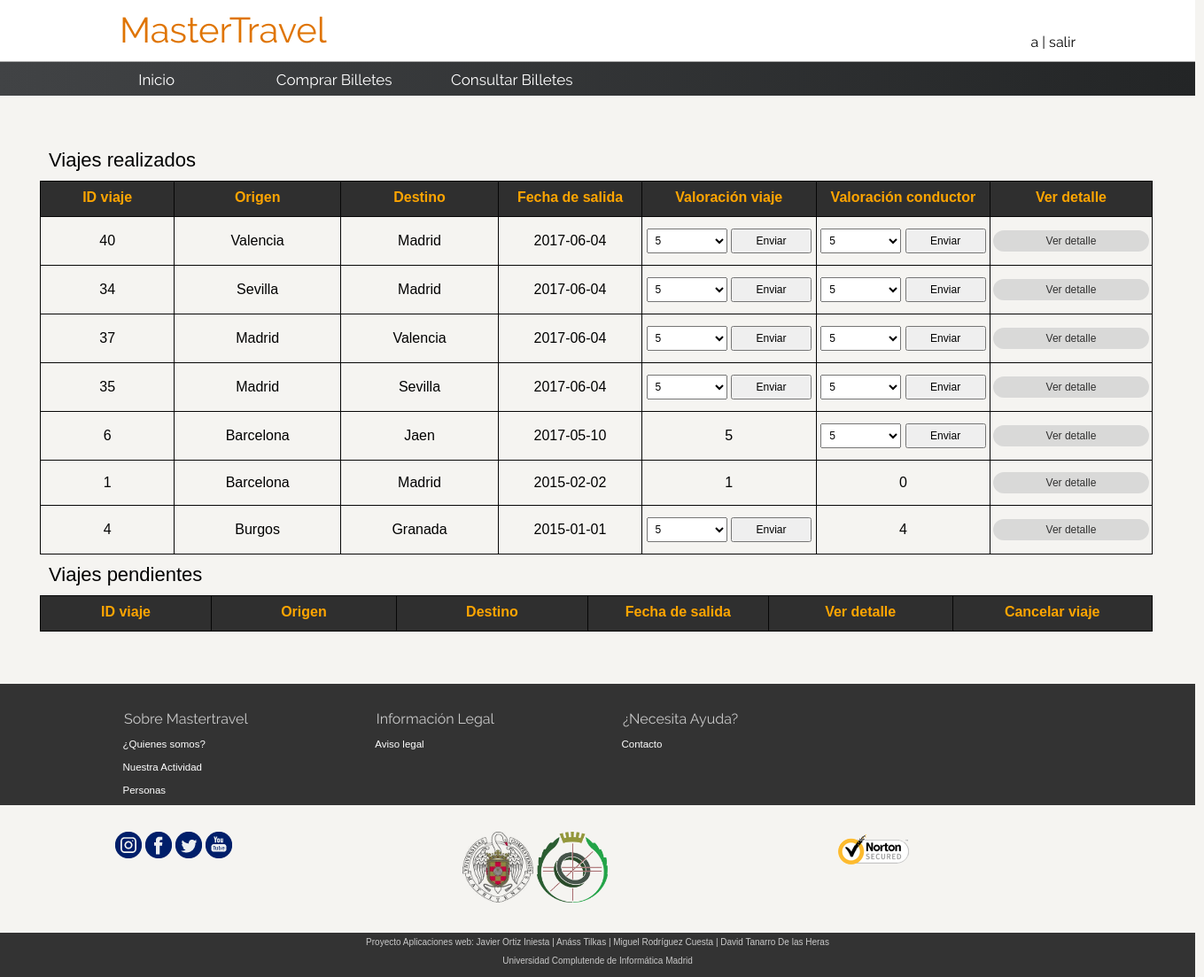
Page /consultarBillete.php (signed in) on the committed database.
### tables this page shows
CREATE TABLE `billete` (
  `idViaje` int(11) NOT NULL,
  `asiento` int(11) NOT NULL,
  `idPasajero` varchar(30) NOT NULL,
  `suplementos` varchar(30) NOT NULL DEFAULT 'Ninguno'
);

CREATE TABLE `viaje` (
  `idViaje` int(11) NOT NULL,
  `origen` varchar(30) NOT NULL,
  `destino` varchar(30) NOT NULL,
  `fechaSalida` date NOT NULL,
  `horaSalida` time NOT NULL,
  `numBus` int(11) NOT NULL DEFAULT '1',
  `idConductor` int(11) NOT NULL,
  `fechaFinalizacion` date DEFAULT NULL,
  `frecuencia` int(11) DEFAULT NULL
);

CREATE TABLE `valoraciones` (
  `idConductor` int(11) NOT NULL,
  `idViaje` int(11) NOT NULL,
  `idUsuario` varchar(30) NOT NULL,
  `valorarConductor` double DEFAULT NULL,
  `valorarViaje` double DEFAULT NULL
);

### logica/bbdd_conexion.php (called while the page is built, shortened)
<?php
 Class Conexion {
	public static function interacion_bbdd($consulta){
		if (!isset($conexion)) {
			$conexion = mysqli_connect("localhost", "root", "", "mastertravel");
		}
		if (mysqli_connect_errno()) {
			echo "Error de conexión a la BD: ".mysqli_connect_error();
			exit();
		}
		else{
			mysqli_query($conexion, "SET NAMES 'utf8'");
		 	$resultado = mysqli_query($conexion, $consulta);
		}
		return $resultado;
	}
}
?>

### logica/usuario.php (called while the page is built, shortened)
  <?php
  require_once ('bbdd_conexion.php');
  class Usuario
  {
  public static function extraerDniUsuario($usuario) {
        $consulta = "SELECT dni FROM usuarios WHERE usuario = '$usuario'" ;
        $resultado = Conexion::interacion_bbdd($consulta);
        $arraydni = $resultado->fetch_array(MYSQLI_BOTH);
        $dni = $arraydni['dni'];
        return $dni;
  }
}
?>

### logica/viaje.php (called while the page is built, shortened)
  <?php
  require_once ('bbdd_conexion.php');
    function extraerViajesRealizadosUsuario($dni) {
          $hoy = date("Y-m-d");
          $hora = date("H:i:s");
          $sql = "SELECT * FROM billete b, viaje vi
                  WHERE b.idViaje = vi.idViaje
                        and b.idPasajero = '$dni'
                        and ( (vi.fechaSalida < '$hoy') or (vi.fechaSalida = '$hoy' and vi.horaSalida < '$hora') )
                  ORDER BY vi.fechaSalida DESC" ;
         $resultado = Conexion::interacion_bbdd($sql);
         $n=  mysqli_num_rows($resultado);
          $datos = array();
          for ($i=0; $i <$n; $i++) {
              $datos[$i] = $resultado->fetch_array(MYSQLI_BOTH);
          }
          return $datos;
    }
?>

### logica/valoracion.php (called while the page is built, shortened)
  <?php
  class Valoracion
  {
    function __construct($idConductor, $idViaje, $idUsuario){
        $consulta =  "SELECT * FROM valoraciones WHERE idConductor = '$idConductor' and idViaje = '$idViaje' and idUsuario = '$idUsuario'";
        $resultado = Conexion::interacion_bbdd($consulta);
        while($datos = $resultado->fetch_array(MYSQLI_BOTH)){
            $this->valorarConductor = $datos['valorarConductor'];
            $this->valorarViaje     = $datos['valorarViaje'];
          }
    }
    public static function existeValoracionViaje($idViaje, $idConductor, $idUsuario) {
        $consultavaloracion = "SELECT * FROM valoraciones
                                WHERE idViaje = '$idViaje'
                                  and idConductor = '$idConductor'
                                  and idUsuario = '$idUsuario'" ;
        $valoraciones = Conexion::interacion_bbdd($consultavaloracion);
        $detallesValoracion = $valoraciones->fetch_array(MYSQLI_BOTH);
        $estaViajeValorado = $detallesValoracion['valorarViaje'];
        if ( (mysqli_num_rows($valoraciones) <= 0) || ($estaViajeValorado == NULL) )
            return false;
        else
            return true;
    }
    public static function existeValoracionConductor($idViaje, $idConductor, $idUsuario) {
        $consultavaloracion = "SELECT * FROM valoraciones
                                WHERE idViaje = '$idViaje'
                                  and idConductor = '$idConductor'
                                  and idUsuario = '$idUsuario'" ;
        $valoraciones = Conexion::interacion_bbdd($consultavaloracion);
        $detallesValoracion = $valoraciones->fetch_array(MYSQLI_BOTH);
        $estaConductorValorado = $detallesValoracion['valorarConductor'];
        if ( (mysqli_num_rows($valoraciones) <= 0) || ($estaConductorValorado == NULL) )
            return false;
        else
            return true;
    }
}
?>

### consultarBillete.php (the view, shortened to what this page needs)
<!DOCTYPE html>
<html lang="es">
<head>
	<link rel="stylesheet" type="text/css" href="style.css">
</head>
<body>
	<?php
		require_once 'logica/usuario.php';
		require_once 'logica/viaje.php';
		require_once 'logica/valoracion.php';
		include('mostrar_cabecera.php');
		include('mostrar_toolbar.php');
		if (!isset($_SESSION["login"]) ) {
	?>
		<div class="informacion_contenedor_gestion2">
				<div class="contenedor_formulario">
					<form name="formulario" id="formularioReg" class="form_register" action="billeteConsultado.php" method="post" onsubmit="return validarFormConsultar(this);" enctype="multipart/form-data">
						<h2 class="form_titulo">Consulte su billete</h2>
						<div class="contenedor-inputs">
							<cite id="error"></cite>
							<input name="dni" placeholder="Dni *" class="input_100x20">
					    	<input name="localizador" placeholder="Localizador *" class="input_100x20">
							<input type="submit" name="cmdNuevo" value="Consulte su billete" class="input_100x20" onclick="enviarFormulario('formularioReg');"/>
						</div>
					</form>
				</div>
			</div>
	<?php
		}
		else {
	?>
			<div class="informacion_contenedor_gestion">
				<table>
					<caption>Viajes realizados</caption>
					<tr>
					   <th>ID viaje</th>
					   <th>Origen</th>
					   <th>Destino</th>
					   <th>Fecha de salida</th>
					   <th>Valoración viaje</th>
					   <th>Valoración conductor</th>
					   <th>Ver detalle</th>
					</tr>
					<?php
						$dni = Usuario::extraerDniUsuario($_SESSION["nombre"]);
						$listaViajesRealizados = extraerViajesRealizadosUsuario($dni);
						for($i=0; $i<sizeof($listaViajesRealizados); $i++) {
						      $idViaje = $listaViajesRealizados[$i]['idViaje'];
						      $idPasajero = $listaViajesRealizados[$i]['idPasajero'];
						      $idConductor = $listaViajesRealizados[$i]['idConductor'];
					?>
							<tr>
								<td><?php echo $listaViajesRealizados[$i]['idViaje']	;?></td>
								<td><?php echo $listaViajesRealizados[$i]['origen']		;?></td>
								<td><?php echo $listaViajesRealizados[$i]['destino']	;?></td>
								<td><?php echo $listaViajesRealizados[$i]['fechaSalida'];?></td>
							<?php
								if ( Valoracion::existeValoracionViaje($idViaje, $idConductor, $idPasajero) ) {
							?>
									<td>
										<?php
						      				$valoracionV = new Valoracion($idConductor, $idViaje, $idPasajero);
											echo $valoracionV->valorarViaje;
										?>
									</td>
							<?php
								}
								else {
							?>
									<td>
										<div class="formu_valorar">
											<form name="formu_valorar" action="logica/registrado_valorar_viaje.php" method="post">
												<select name="calificacion" class="input_48x20">
													<option value="5" SELECTED>5</option>
												</select>
												<input type="submit" class="input_48x20" value="Enviar">
											</form>
										</div>
									</td>
							<?php
								}
								if ( Valoracion::existeValoracionConductor($idViaje, $idConductor, $idPasajero) ) {
							?>
									<td>
										<?php
						      				$valoracionC = new Valoracion($idConductor, $idViaje, $idPasajero);
											echo $valoracionC->valorarConductor;
										?>
									</td>
							<?php
								}
								else {
							?>
									<td>
										<div class="formu_valorar">
											<form name="formu_valorar" action="logica/registrado_valorar_conductor.php" method="post">
												<select name="calificacion" class="input_48x20">
													<option value="5" SELECTED>5</option>
												</select>
												<input type="submit" class="input_48x20" value="Enviar">
											</form>
										</div>
									</td>
							<?php
								}
							?>
								<td>
									<form name="formu_valorar" action="billeteConsultado.php" method="post">
										<input type="submit" class="input_100x20" value="Ver detalle">
									</form>
								</td>
					         </tr>
				        <?php
					    }
					    ?>
				</table>
				<table>
					<caption>Viajes pendientes</caption>
					<tr>
					   <th>ID viaje</th>
					   <th>Origen</th>
					   <th>Destino</th>
					   <th>Fecha de salida</th>
					   <th>Ver detalle</th>
					   <th>Cancelar viaje</th>
					</tr>
				</table>
			</div>
	<?php
		}
		include('mostrar_pie.php');
	?>
</body>
</html>

### style.css (style rules this page uses)
* { margin: 0; padding: 0; box-sizing: border-box !important; }
body { background-color: #F5F4F1; background-size: cover; font-family: rale; }
.informacion_contenedor_gestion, .informacion_contenedor_gestion2 { font-family: "Trebuchet MS", Arial, Helvetica, sans-serif; border-collapse: collapse; min-height: 600px; margin: 1%; margin-left: 45px; margin-top: 50px; width: 92.4%; }
.informacion_contenedor_gestion table { border-collapse : collapse; margin-left: auto; margin-right: auto; }
.informacion_contenedor_gestion caption { text-align: left; font-size: 22px; padding: 10px; }
.informacion_contenedor_gestion td, .informacion_contenedor_gestion th { border: 1px solid #060606; padding: 3px; width: 0.1%; text-align: center; }
.informacion_contenedor_gestion th { padding-top: 9px; padding-bottom: 12px; background-color: #2f2f2f; color: orange; }
.informacion_contenedor_gestion td { height: 30px; }
.input_100x20 { display: block; padding: 5px; width: 100%; margin: 10px 0; font-size: 12px; }
.input_100x20[type=submit] { border:0; color: black; opacity: 0.8; background-color: lightgrey; cursor: pointer; border-radius: 20px; margin-bottom: 10px; }
.input_48x20 { display: block; padding: 5px; width: 48%; margin: 10px 0; font-size: 12px; }
.formu_valorar select, .formu_valorar input { display: inline; }

### rows in the picture
billete: viaje.idViaje "40", viaje.origen "Valencia", viaje.destino "Madrid", viaje.fechaSalida "2017-06-04"
billete: viaje.idViaje "34", viaje.origen "Sevilla", viaje.destino "Madrid", viaje.fechaSalida "2017-06-04"
billete: viaje.idViaje "37", viaje.origen "Madrid", viaje.destino "Valencia", viaje.fechaSalida "2017-06-04"
billete: viaje.idViaje "35", viaje.origen "Madrid", viaje.destino "Sevilla", viaje.fechaSalida "2017-06-04"
billete: viaje.idViaje "6", viaje.origen "Barcelona", viaje.destino "Jaen", viaje.fechaSalida "2017-05-10", valoraciones.valorarViaje "5"
billete: viaje.idViaje "1", viaje.origen "Barcelona", viaje.destino "Madrid", viaje.fechaSalida "2015-02-02", valoraciones.valorarViaje "1", valoraciones.valorarConductor "0"
billete: viaje.idViaje "4", viaje.origen "Burgos", viaje.destino "Granada", viaje.fechaSalida "2015-01-01", valoraciones.valorarConductor "4"

### other values in the picture
$_SESSION['nombre'] "a"
